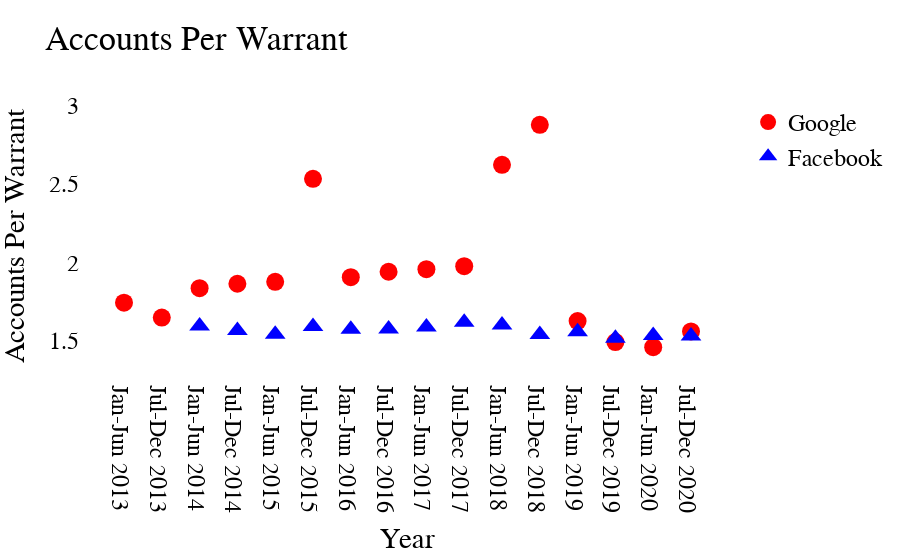

The cell this chart's notebook holds for it:
### Code cell
accounts_slides = go.Figure(data=[
    go.Scatter(x=google.time, 
           y=google.accounts_per_warrant, 
           marker=dict(color = "red",size=18),
          name="Google",
              mode="markers"),
    go.Scatter(x=facebook.time,
          y=facebook.accounts_per_warrant,
          marker=dict(color="blue",size=18,symbol="triangle-up"),
          name="Facebook",
              mode="markers")
])

accounts_slides.update_layout(layout_dict)
accounts_slides.update_layout({    
    'title': "Accounts Per Warrant",
    'xaxis_title':"Year",
    'yaxis_title': "Accounts Per Warrant"
})

accounts_slides.write_html("Graphics/Slides/accounts_per_warrant.html")
accounts_slides.show()

### Figure 1 — Plotly figure (JSON) as saved in the notebook; plotly's stock layout.template omitted (floating-point values rounded to 4 significant figures)
{"data": [{"marker": {"color": "red", "size": 18}, "mode": "markers", "name": "Google", "type": "scatter", "x": ["Jan-Jun 2013", "Jul-Dec 2013", "Jan-Jun 2014", "Jul-Dec 2014", "Jan-Jun 2015", "Jul-Dec 2015", "Jan-Jun 2016", "Jul-Dec 2016", "Jan-Jun 2017", "Jul-Dec 2017", "Jan-Jun 2018", "Jul-Dec 2018", "Jan-Jun 2019", "Jul-Dec 2019", "Jan-Jun 2020", "Jul-Dec 2020"], "y": [1.743, 1.648, 1.835, 1.863, 1.876, 2.533, 1.905, 1.94, 1.956, 1.975, 2.622, 2.877, 1.625, 1.492, 1.459, 1.559]}, {"marker": {"color": "blue", "size": 18, "symbol": "triangle-up"}, "mode": "markers", "name": "Facebook", "type": "scatter", "x": ["Jan-Jun 2014", "Jul-Dec 2014", "Jan-Jun 2015", "Jul-Dec 2015", "Jan-Jun 2016", "Jul-Dec 2016", "Jan-Jun 2017", "Jul-Dec 2017", "Jan-Jun 2018", "Jul-Dec 2018", "Jan-Jun 2019", "Jul-Dec 2019", "Jan-Jun 2020", "Jul-Dec 2020"], "y": [1.594, 1.565, 1.542, 1.591, 1.574, 1.574, 1.587, 1.618, 1.6, 1.54, 1.557, 1.516, 1.534, 1.53]}], "layout": {"font": {"color": "black", "family": "SansSerif", "size": 24}, "paper_bgcolor": "white", "plot_bgcolor": "white", "title": {"text": "Accounts Per Warrant"}, "xaxis": {"color": "black", "showgrid": false, "showline": false, "showticklabels": true, "title": {"text": "Year"}, "zeroline": false}, "yaxis": {"color": "black", "showgrid": false, "showline": false, "showticklabels": true, "title": {"text": "Accounts Per Warrant"}, "zeroline": false}}}
